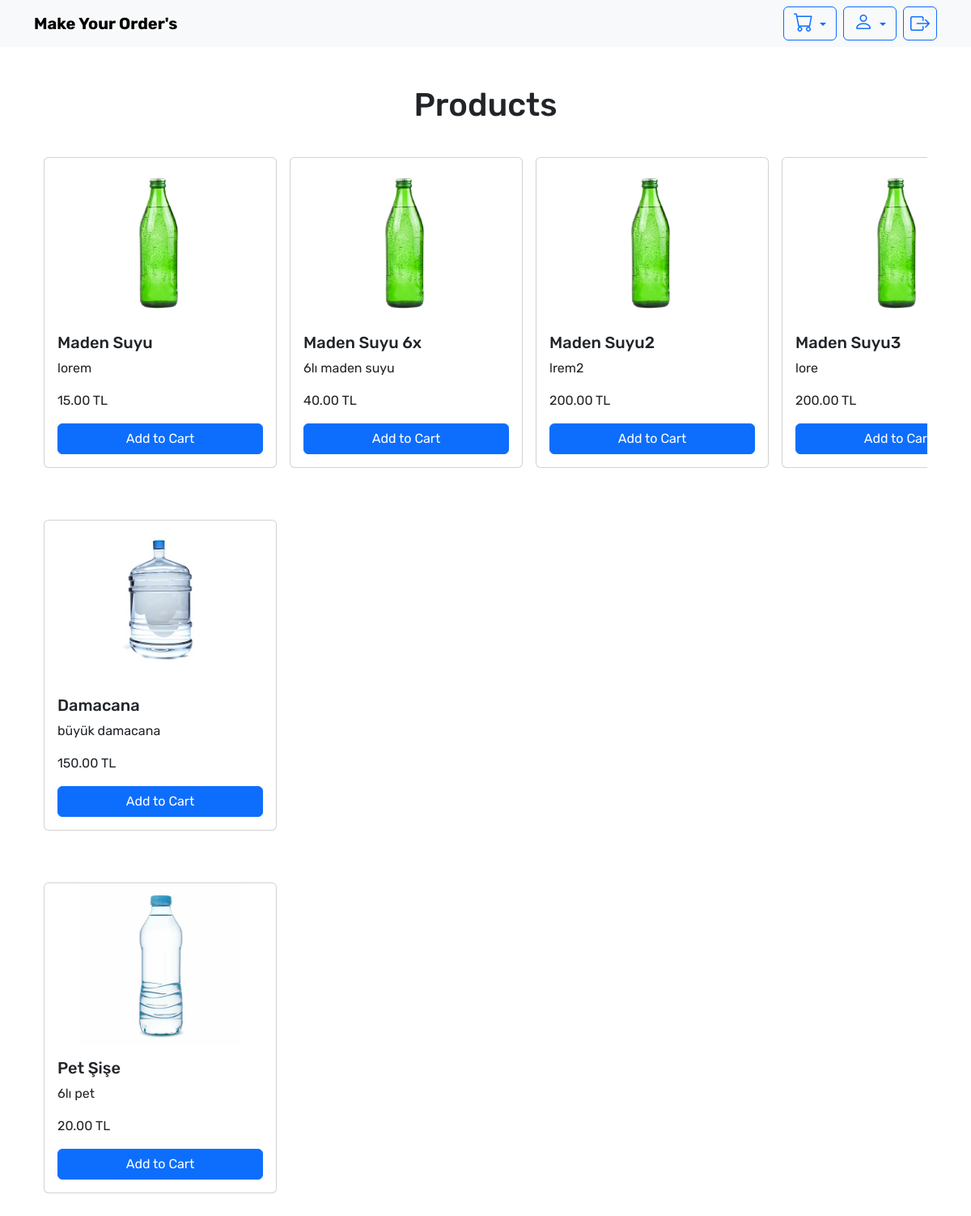
The page /user_dashboard/ (signed in) on the database its author committed.
### waterproject/models.py (models this page shows, shortened)
class Product(models.Model):
    category = models.ForeignKey(Category, on_delete=models.CASCADE, related_name='products')
    name = models.CharField(max_length=100)
    description = models.TextField()
    price = models.DecimalField(max_digits=8, decimal_places=2)
    stock = models.IntegerField(default=0)
    image = models.ImageField(upload_to='products/', null=True, blank=True)

### waterproject/views.py (the view)
# urls.py: path('user_dashboard/', views.user_dashboard, name='user_dashboard'),
@login_required
def user_dashboard(request):
    user = request.user
    orders = Order.objects.filter(user=user).order_by('-created_at')
    categories = Category.objects.all()
    context = {
        'orders': orders,
        'categories': categories,
    }
    return render(request, 'dashboard/user_dashboard.html', context)

### waterproject/templates/dashboard/user_dashboard.html (shortened to what this page needs)
{% extends "dashboardbase.html" %}
{% load static %}
{% block content %}
<body>
    <header>
     <nav class="navbar navbar-expand-lg navbar-light bg-light">
         <div class="container">
             <a class="navbar-brand" onclick="showTab('order')" href="#">Make Your Order's</a>
             <div class="d-flex ml-auto align-items-center">
                 <div class="dropdown">
                     <a href="#" class="btn btn-outline-primary dropdown-toggle me-2" id="dropdownMenuButton" data-bs-toggle="dropdown" aria-expanded="false">
                         <i class="bi bi-cart"></i>
                     </a>
                 </div>
                 <div class="dropdown">
                     <a href="#" class="btn btn-outline-primary dropdown-toggle me-2" id="profileDropdown" data-bs-toggle="dropdown" aria-expanded="false">
                         <i class="bi bi-person"></i>
                     </a>
                 </div>
                 {% if user.is_authenticated %}
                 <form action="{% url 'logout' %}" method="post" class="mb-0 d-inline" id="logoutForm">
                    <button type="submit" class="btn btn-outline-primary p-2" onclick="clearLocalStorage()">
                        <i class="bi bi-box-arrow-right"></i>
                    </button>
                </form>
                 {% endif %}
             </div>
         </div>
     </nav>
   </header>
   <div class="container mt-4">
     <div id="order" class="tab-content">
         <div class="container mt-5">
             <h1 class="text-center mb-4">Products</h1>
             {% for category in categories %}
             <div class="position-relative mb-5">
                 <div class="overflow-auto">
                     <div class="d-flex flex-nowrap mt-" id="carousel-{{ category.name }}">
                         {% for product in category.products.all %}
                         <div class="card me-3 product-card mt-3" data-id="{{ product.id }}" data-name="{{ product.name }}" data-price="{{ product.price }}" style="flex: 0 0 auto; width: 18rem;">
                             {% if product.image %}
                                 <img src="{{ product.image.url }}" class="card-img-top img-fluid" alt="{{ product.name }}" style="max-height: 200px; object-fit: contain;">
                             {% endif %}
                             <div class="card-body d-flex flex-column">
                                 <h5 class="card-title">{{ product.name }}</h5>
                                 <p class="card-text flex-grow-1">{{ product.description }}</p>
                                 <p class="card-text">{{ product.price }} TL</p>
                                 <button class="btn btn-primary mt-auto add-to-cart">Add to Cart</button>
                             </div>
                         </div>
                         {% empty %}
                         <p>Bu kategoride ürün bulunmamaktadır.</p>
                         {% endfor %}
                     </div>
                 </div>
             </div>
         {% endfor %}
        </div>
    </div>
  </div>
</body>
{% endblock %}

### static/css/userpage.css (style rules this page uses)
* { font-family: "Rubik"; }
body { margin: 0; }
header { margin-bottom: 20px; }
.navbar-brand { font-weight: bold; }
.btn i { font-size: 24px; }

### rows shown on the page
Product: image (picture), name "Maden Suyu", description "lorem", price "15.00"
Product: image (picture), name "Maden Suyu 6x", description "6lı maden suyu", price "40.00"
Product: image (picture), name "Maden Suyu2", description "lrem2", price "200.00"
Product: image (picture), name "Maden Suyu3", description "lore", price "200.00"
Product: image (picture), name "Damacana", description "büyük damacana", price "150.00"
Product: image (picture), name "Pet Şişe", description "6lı pet", price "20.00"
